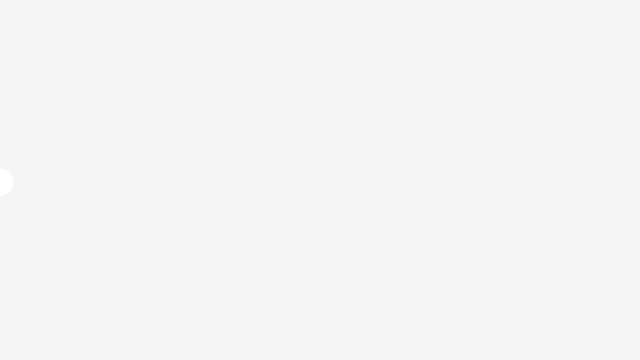
Frame 1 (no input)
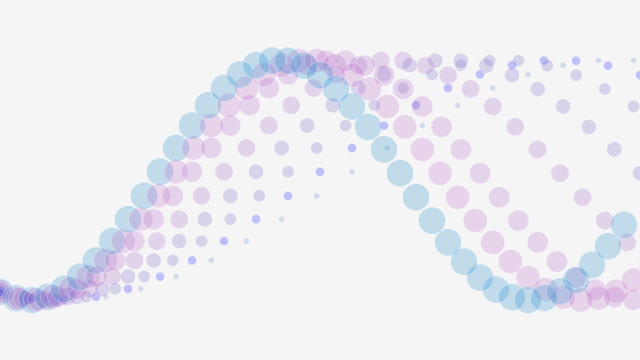
Frame 60 (the mouse pressed at the canvas centre just before this capture)
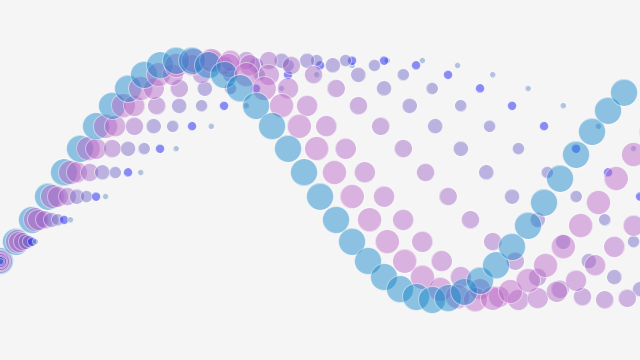
Frame 120 (the mouse held since frame 60 and released just before this capture)

The Processing sketch that drew these frames (run headless with seeded random() and noise(); from frame 60 on, the mouse is pressed at the canvas centre):

// Processing sketch: processing_151814
// ── processing_151814.pde

/* Daniel Shiffman's render of a simple sine wave from the processing examples
* was the starting point for this activity - - -
*/

int xspacing = 16;   // How far apart should each horizontal location be spaced
int w;              // Width of entire wave
float theta = 0.0;  // Start angle at 0
float amplitude = 120.0;  // Height of wave
float period = 500.0;  // How many pixels before the wave repeats
float dx;  // Value for incrementing X, a function of period and xspacing
float[] yvalues;  // Using an array to store height values for the wave
int a; // integer for alpha value
int aa; // modulus result for alpha value

void setup() {
  size(640, 360);
  w = width+4;
  dx = (TWO_PI / period) * xspacing;
  yvalues = new float[w/xspacing];
  a = 0;
}

void draw() {
  background(245);
  calcWave();
  renderWave();
  a++;
  aa = a % 245;
 
}

void calcWave() {
  // Increment theta (try different values for 'angular velocity' here
  theta += 0.02;

  // For every x value, calculate a y value with sine function
  float x = theta;
  for (int i = 0; i < yvalues.length; i++) {
    yvalues[i] = sin(x)*amplitude;
    x+=dx;
  }
}

void renderWave() {
  // A simple way to draw the wave with an ellipse at each location
  for (int x = 0; x < yvalues.length; x++) {
    stroke(255,255,255,aa);
    
    ellipse(x*xspacing, height/2+yvalues[x], 27, 27);
    fill(187,100,198,aa);
    
    ellipse(x*xspacing*1.1, height/2+yvalues[x], 24, 24);
    fill(175,100,198,aa);
    
    ellipse(x*(xspacing*1.2), height/2+yvalues[x], 21, 21);
    fill(159,100,198,aa);
    
    ellipse(x*(xspacing*1.4), height/2+yvalues[x], 18, 18);
    fill(119,100,198,aa);
    
    ellipse(x*(xspacing*1.6), height/2+yvalues[x], 15, 15);
    fill(110,100,198,aa);
    
    ellipse(x*(xspacing*1.8), height/2+yvalues[x], 12, 12);
    fill(10,15,245,aa);
    
    ellipse(x*(xspacing*2), height/2+yvalues[x], 9, 9);
    fill(99,135,196,aa);
    
    ellipse(x*(xspacing*2.2), height/2+yvalues[x], 6, 6);
    fill(20,133,201,aa);
  }
}
